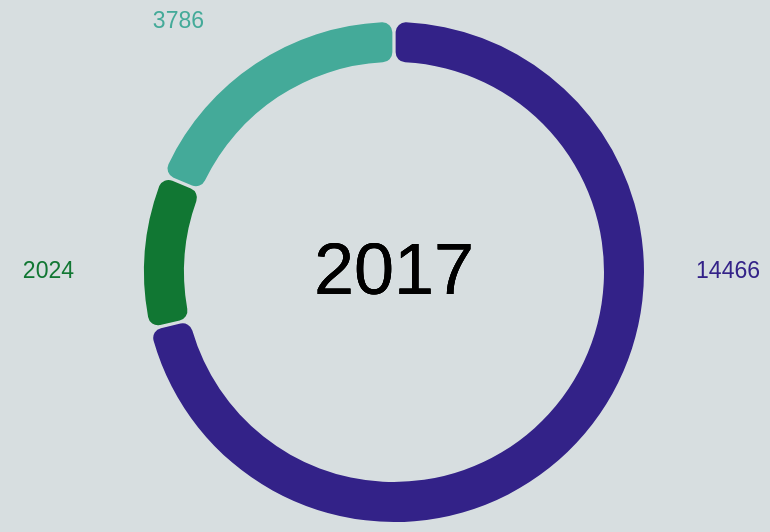

This figure's Vega-Lite source:
### Vega-Lite specification from a JSON file in a GitHub repository (floating-point values rounded to 4 significant figures)
{"$schema": "https://vega.github.io/schema/vega-lite/v5.json", "width": 250, "height": 250, "background": "#d7dee0", "data": {"values": [{"Type": "House", "Year": 2017, "Count": 14466}, {"Type": "Townhouse", "Year": 2017, "Count": 2024}, {"Type": "Unit", "Year": 2017, "Count": 3786}]}, "config": {"legend": {"disable": true}}, "layer": [{"mark": {"type": "arc", "padAngle": 0.01, "innerRadius": 105, "cornerRadius": 5}, "encoding": {"theta": {"field": "Count", "type": "quantitative"}, "color": {"field": "Type", "type": "nominal", "scale": {"range": ["#332288", "#117733", "#44aa99"]}}, "tooltip": [{"field": "Type", "type": "nominal", "title": "Type of House"}, {"field": "Count", "type": "quantitative", "title": "Count"}]}}, {"mark": {"type": "text", "align": "center", "baseline": "middle", "fontSize": 36}, "encoding": {"text": {"value": "2017"}}}, {"mark": {"type": "text", "align": "right", "dx": 183, "fontSize": 11.5}, "encoding": {"text": {"field": "Count", "type": "quantitative"}, "color": {"value": "#332288"}, "opacity": {"condition": {"test": "datum['Type'] == 'House'", "value": 1}, "value": 0}}}, {"mark": {"type": "text", "align": "right", "dx": -95, "dy": -125, "fontSize": 11.5}, "encoding": {"text": {"field": "Count", "type": "quantitative"}, "color": {"value": "#44aa99"}, "opacity": {"condition": {"test": "datum['Type'] == 'Unit'", "value": 1}, "value": 0}}}, {"mark": {"type": "text", "align": "right", "dx": -160, "fontSize": 11.5}, "encoding": {"text": {"field": "Count", "type": "quantitative"}, "color": {"value": "#117733"}, "opacity": {"condition": {"test": "datum['Type'] == 'Townhouse'", "value": 1}, "value": 0}}}]}
